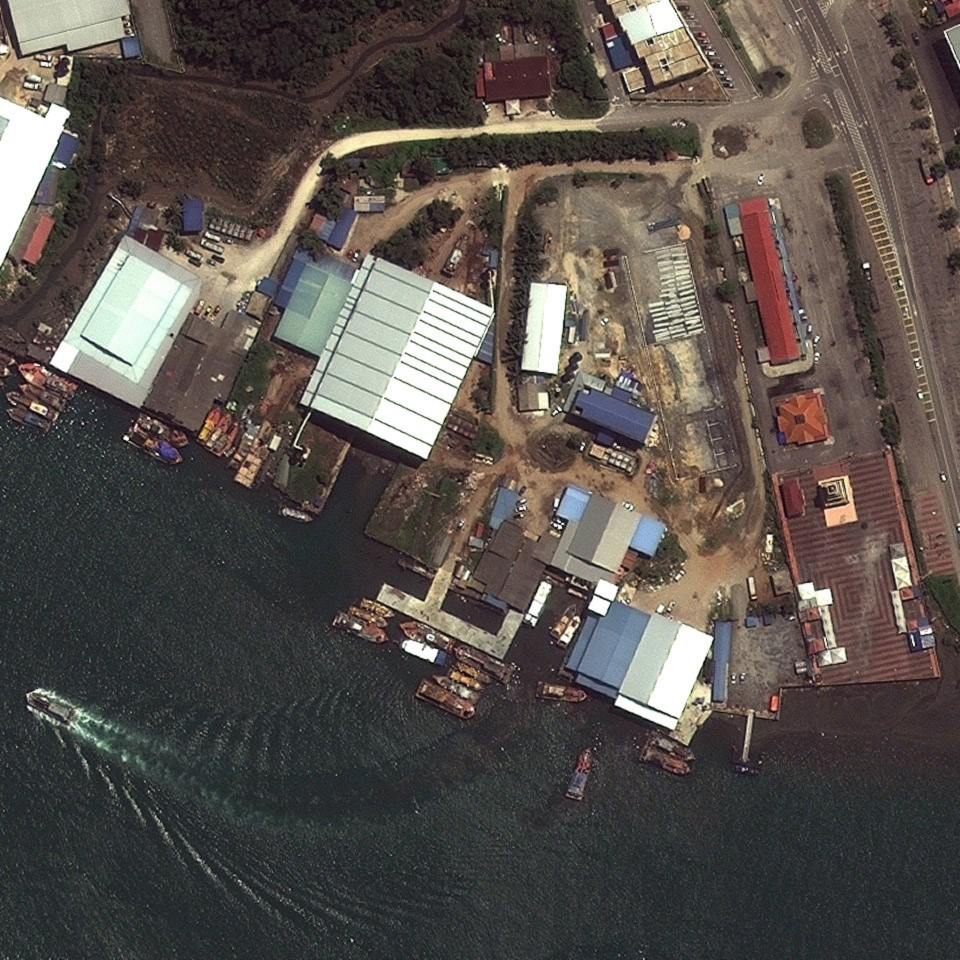
#> input picture input/input1.jpg, 960 x 960 px
$ python -i imageEnhance.py   (imports and definitions only)
#> lines starting #> are read from the running program, lines starting #| are printed output that depends on the picture
#> further down, picture is the input picture: shape (960, 960, 3); mean B, G, R 76.6, 81.1, 88
"""
imageEnhance.py
YOUR WORKING FUNCTION
"""
import numpy as np
import cv2
from PIL import ImageEnhance,ImageFilter
from PIL import Image

input_dir = 'input/input'
output_dir = 'output/output'

# you are allowed to import other Python packages above
##########################
def enhanceImage(img):
    # Inputs
    # inputImg: Input image, a 3D numpy array of row*col*3 in BGR format
    #
    # Output
    # outputImg: Enhanced image
    #
    # ########################################################################
    # ADD YOUR CODE BELOW THIS LINE

    #Applying GaussianBlur
    img = cv2.GaussianBlur(img, (3,1),0)

    #Converting OpenCV BGR to RGB then convert to array form for pillow processing
    rgb = cv2.cvtColor(img, cv2.COLOR_BGR2RGB)
    im_pil = Image.fromarray(rgb)

    #Pillow Sharp Enhancing
    sharpening = ImageEnhance.Sharpness(im_pil)
    after_sharp = sharpening.enhance(1.92)

    #Pillow Color Enhancing
    coloring = ImageEnhance.Color(after_sharp)
    after_color = coloring.enhance(2.0)
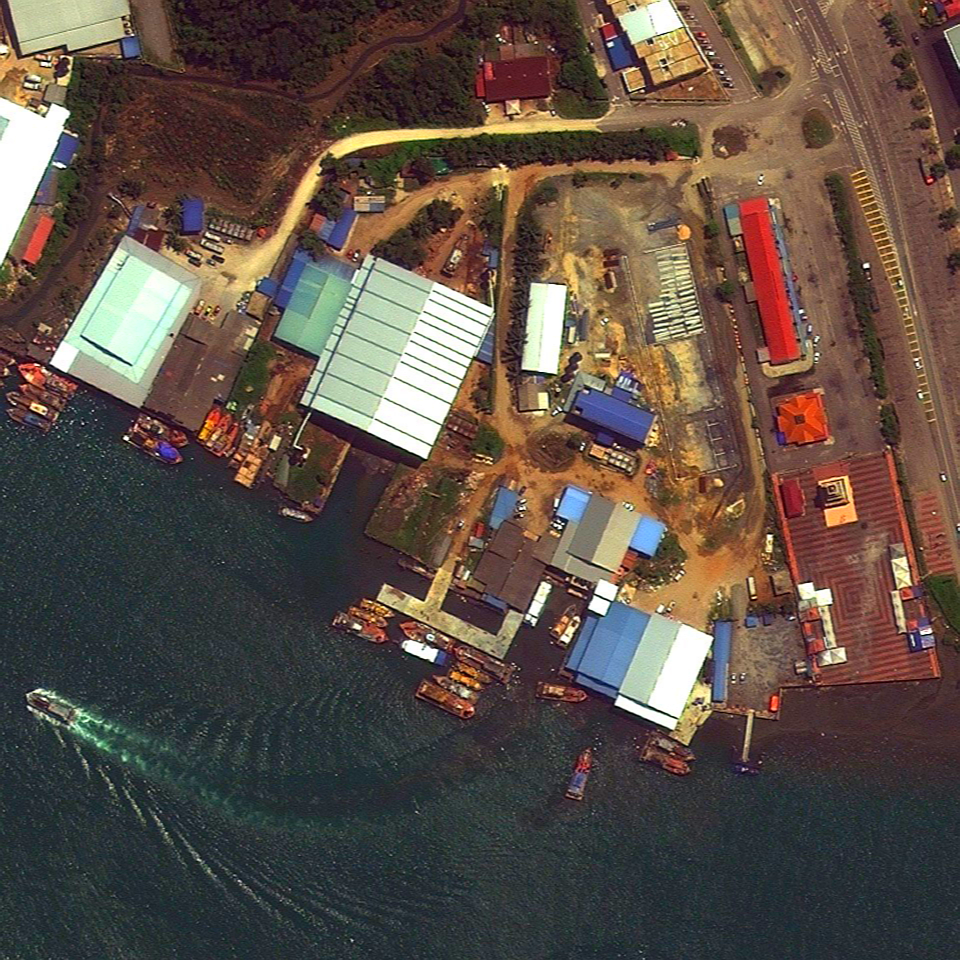
#> after_color: PIL image 960x960 RGB; mean R, G, B 93, 79.3, 70.2

    #Pillow Brightness Enhancing
    darken = ImageEnhance.Brightness(after_color)
    after_darken = darken.enhance(0.998)

    #Converting Pillow Form back to OpenCV Form then converting to HSV form for CLAHE processing
    np_im=np.array(after_darken)
    opencv_image=cv2.cvtColor(np_im, cv2.COLOR_RGB2BGR)
    hsv = cv2.cvtColor(opencv_image, cv2.COLOR_BGR2HSV)
#> hsv: shape (960, 960, 3); mean H, S, V 59.8, 93.5, 98.8

    #Spltting HSV into H,S,V Channel
    hsv_planes = cv2.split(hsv)

    #Applying CLAHE on V Chanel, then merge HSV back together
    clahe = cv2.createCLAHE(clipLimit=2,tileGridSize=(7,7))
#> (the run stopped early here; a loop or call above may not have finished)

$ run again, on input/input10.jpg
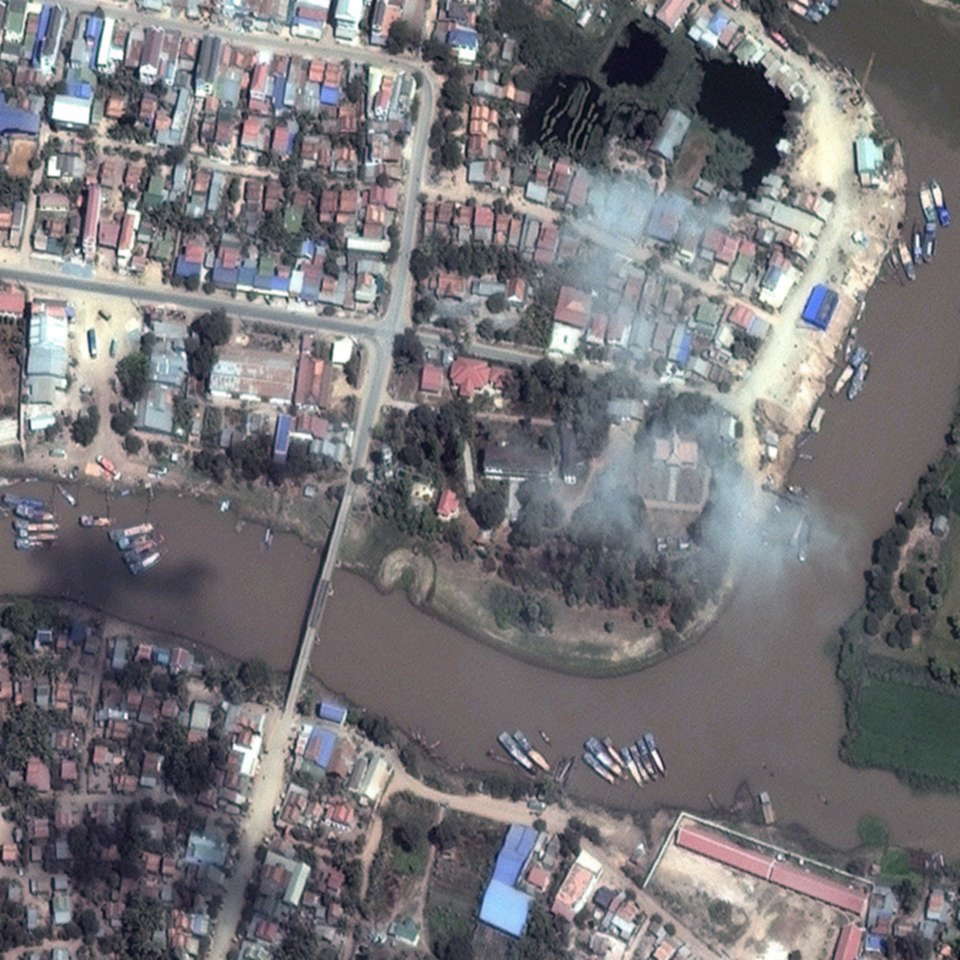
#> input picture input/input10.jpg, 960 x 960 px
#> picture is the input picture: shape (960, 960, 3); mean B, G, R 119.7, 115.9, 117.8
#> in enhanceImage, `after_color = coloring.enhance(2.0)`:
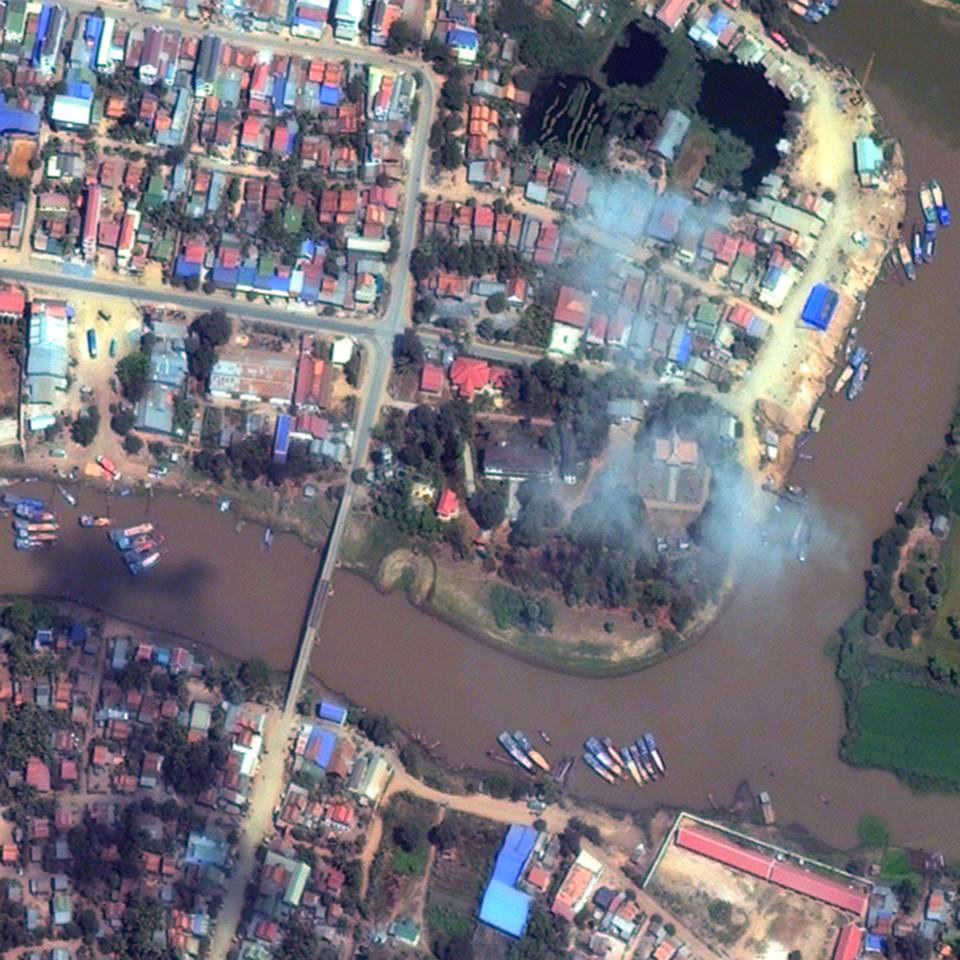
#> after_color: PIL image 960x960 RGB; mean R, G, B 118.3, 114.7, 122.1
#> hsv: shape (960, 960, 3); mean H, S, V 100.2, 54.5, 131.5

$ run again, on input/input11.jpg
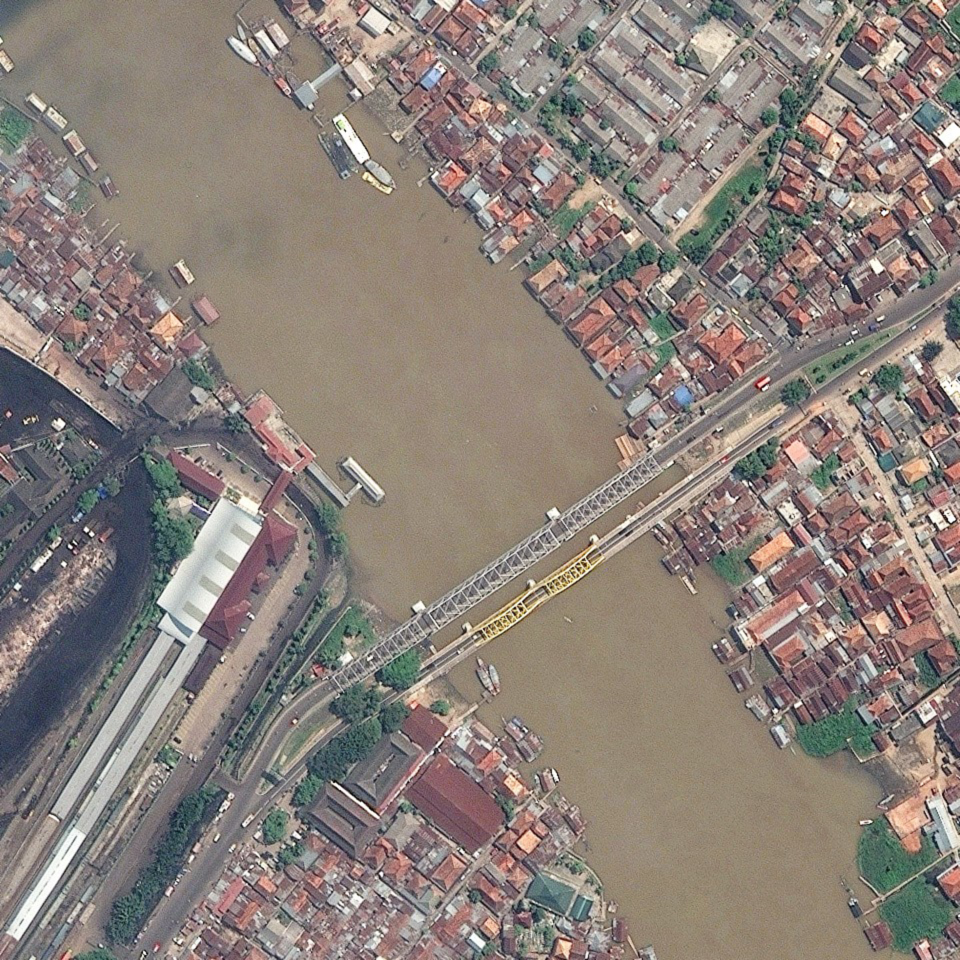
#> input picture input/input11.jpg, 960 x 960 px
#> picture is the input picture: shape (960, 960, 3); mean B, G, R 121.7, 128.3, 138.8
#> in enhanceImage, `after_color = coloring.enhance(2.0)`:
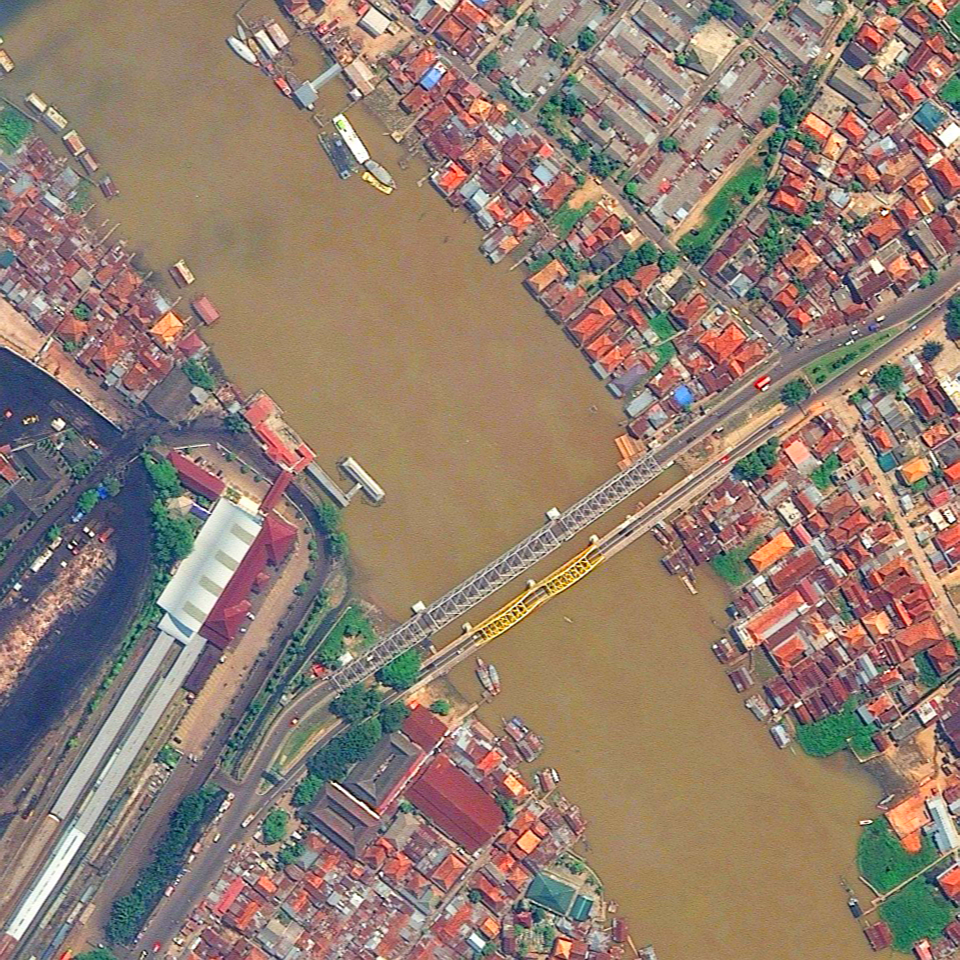
#> after_color: PIL image 960x960 RGB; mean R, G, B 146.4, 125.6, 112.4
#> hsv: shape (960, 960, 3); mean H, S, V 52.9, 79.9, 151.8

$ run again, on input/input12.jpg
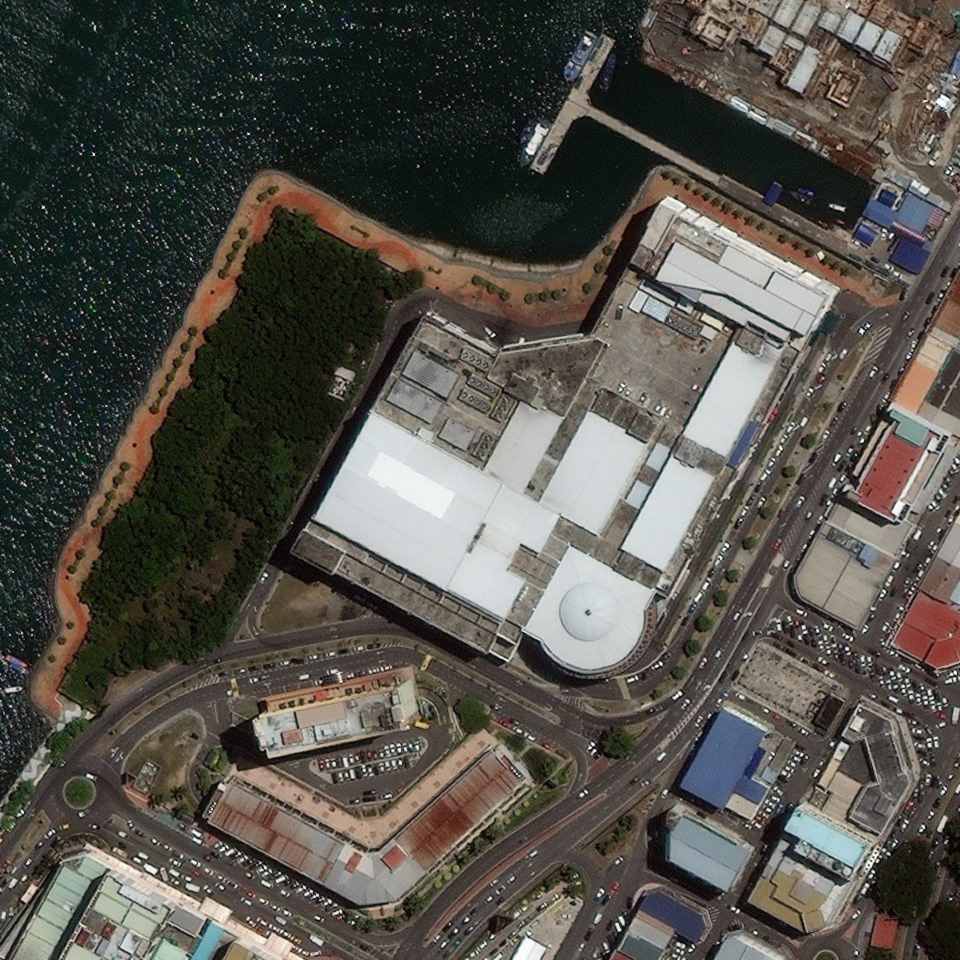
#> input picture input/input12.jpg, 960 x 960 px
#> picture is the input picture: shape (960, 960, 3); mean B, G, R 75, 81.8, 84.6
#> in enhanceImage, `after_color = coloring.enhance(2.0)`:
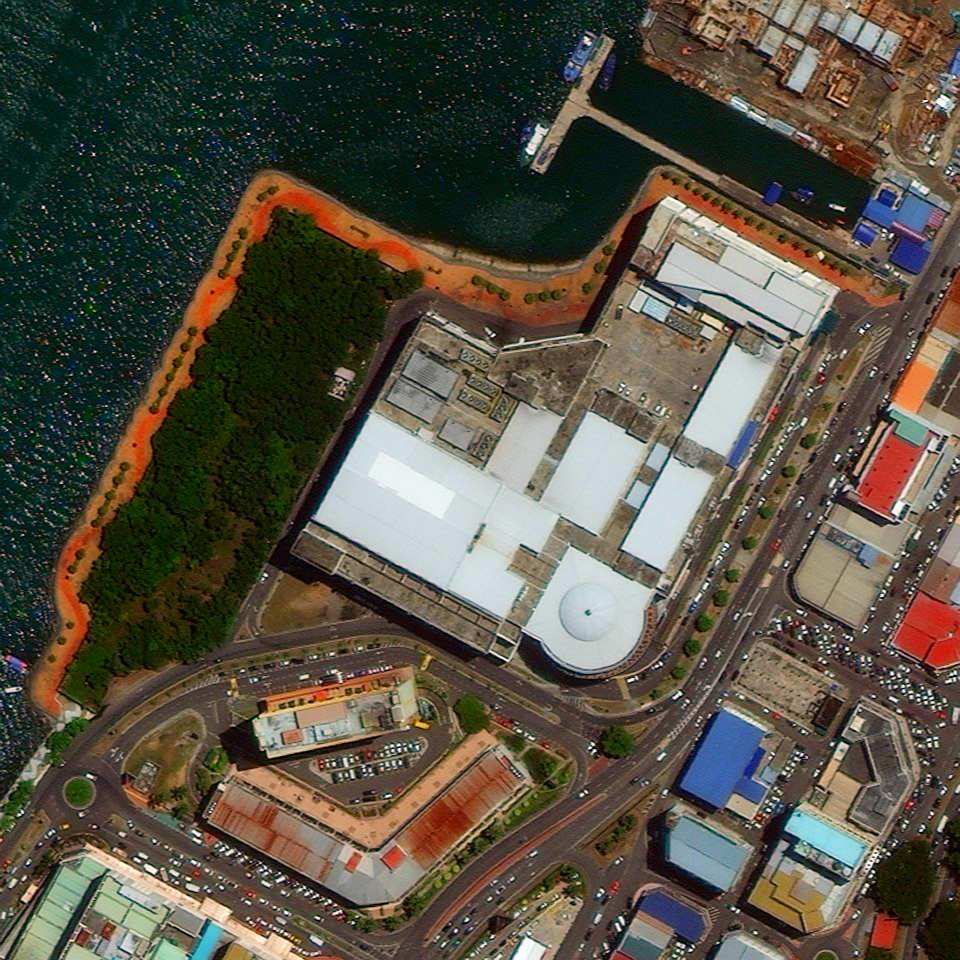
#> after_color: PIL image 960x960 RGB; mean R, G, B 87, 81.5, 68.1
#> hsv: shape (960, 960, 3); mean H, S, V 44.6, 120.8, 94.6
